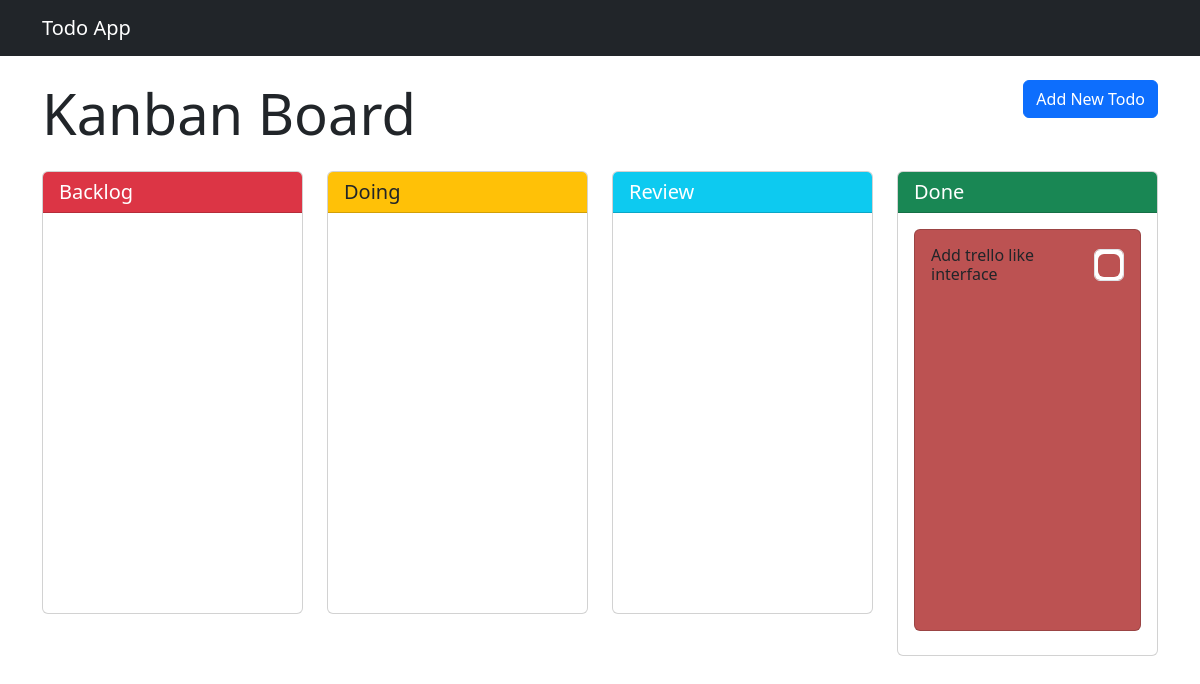
Page /todos/ on the earlier database version.
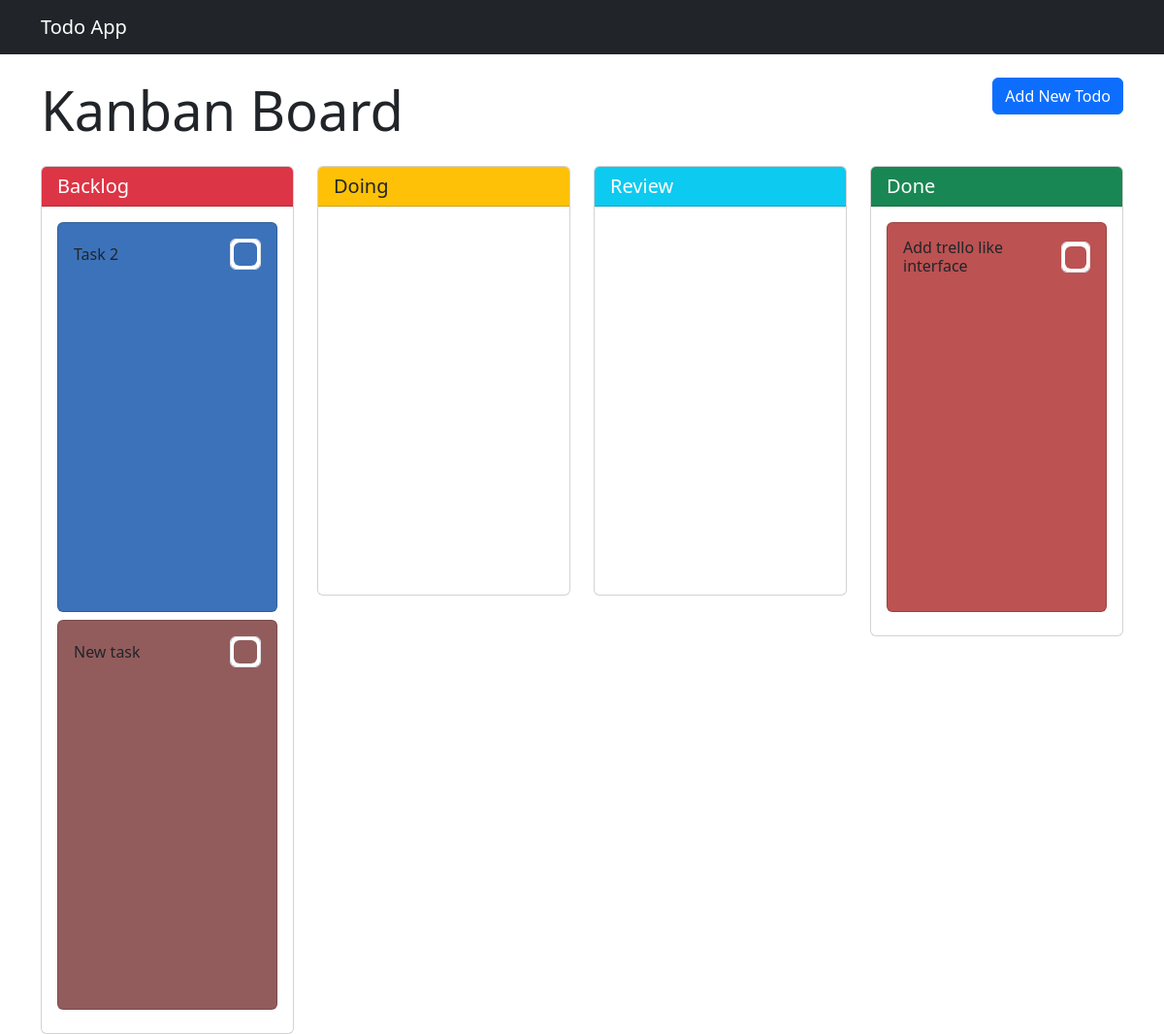
Same page on the later database version.
### todos/models.py (models this page shows, shortened)
class Todo(models.Model):
    STATUS_CHOICES = [
        ('backlog', 'Backlog'),
        ('doing', 'Doing'),
        ('review', 'Review'),
        ('done', 'Done'),
    ]
    title = models.CharField(max_length=200)
    description = models.TextField(blank=True)
    created_at = models.DateTimeField(auto_now_add=True)
    status = models.CharField(
        max_length=20,
        choices=STATUS_CHOICES,
        default='backlog'
    )
    card_color = models.CharField(max_length=7, default='#ffffff')  # Store color as hex code
    class Meta:
        ordering = ['-created_at']

### todos/views.py (the view)
# urls.py: path('', TodoListView.as_view(), name='todo-list'),
class TodoListView(ListView):
    model = Todo
    template_name = 'todos/kanban.html'
    context_object_name = 'todos'
    def get_context_data(self, **kwargs):
        context = super().get_context_data(**kwargs)
        context['todos_by_status'] = {
            'backlog': self.object_list.filter(status='backlog'),
            'doing': self.object_list.filter(status='doing'),
            'review': self.object_list.filter(status='review'),
            'done': self.object_list.filter(status='done'),
        }
        return context

### todos/templates/todos/kanban.html (shortened to what this page needs)
{% extends 'todos/base.html' %}
{% block content %}
<div class="row mb-3">
    <div class="col">
        <h1 class="display-4">Kanban Board</h1>
    </div>
    <div class="col text-end">
        <a href="{% url 'todo-create' %}" class="btn btn-primary">Add New Todo</a>
    </div>
</div>
<div class="row kanban-board">
    <div class="col-md-3">
        <div class="kanban-column" data-status="backlog">
            <div class="card">
                <div class="card-header bg-danger text-white">
                    <h5 class="card-title mb-0">Backlog</h5>
                </div>
                <div class="card-body" ondrop="drop(event)" ondragover="allowDrop(event)">
                    {% for todo in todos_by_status.backlog %}
                        <div class="card mb-2 todo-card" draggable="true" ondragstart="drag(event)" id="todo-{{ todo.id }}" style="background-color: {{ todo.card_color }}">
                            <div class="card-body">
                                <div class="d-flex justify-content-between align-items-center mb-2">
                                    <h6 class="card-title mb-0">{{ todo.title }}</h6>
                                    <input type="color" class="form-control form-control-color" value="{{ todo.card_color }}"
                                           onchange="updateCardColor({{ todo.id }}, this.value)" title="Choose card color">
                                </div>
                            </div>
                        </div>
                    {% endfor %}
                </div>
            </div>
        </div>
    </div>
    <div class="col-md-3">
        <div class="kanban-column" data-status="doing">
            <div class="card">
                <div class="card-header bg-warning">
                    <h5 class="card-title mb-0">Doing</h5>
                </div>
                <div class="card-body" ondrop="drop(event)" ondragover="allowDrop(event)">
                </div>
            </div>
        </div>
    </div>
    <div class="col-md-3">
        <div class="kanban-column" data-status="review">
            <div class="card">
                <div class="card-header bg-info text-white">
                    <h5 class="card-title mb-0">Review</h5>
                </div>
                <div class="card-body" ondrop="drop(event)" ondragover="allowDrop(event)">
                </div>
            </div>
        </div>
    </div>
    <div class="col-md-3">
        <div class="kanban-column" data-status="done">
            <div class="card">
                <div class="card-header bg-success text-white">
                    <h5 class="card-title mb-0">Done</h5>
                </div>
                <div class="card-body" ondrop="drop(event)" ondragover="allowDrop(event)">
                    {% for todo in todos_by_status.done %}
                        <div class="card mb-2 todo-card" draggable="true" ondragstart="drag(event)" id="todo-{{ todo.id }}" style="background-color: {{ todo.card_color }}">
                            <div class="card-body">
                                <div class="d-flex justify-content-between align-items-center mb-2">
                                    <h6 class="card-title mb-0">{{ todo.title }}</h6>
                                    <input type="color" class="form-control form-control-color" value="{{ todo.card_color }}"
                                           onchange="updateCardColor({{ todo.id }}, this.value)" title="Choose card color">
                                </div>
                            </div>
                        </div>
                    {% endfor %}
                </div>
            </div>
        </div>
    </div>
</div>
{% endblock %}

### todos/templates/todos/base.html (shortened to what this page needs)
<!DOCTYPE html>
<html lang="en">
<head>
    <link href="https://cdn.jsdelivr.net/npm/bootstrap@5.3.0/dist/css/bootstrap.min.css" rel="stylesheet">
</head>
<body>
    <nav class="navbar navbar-expand-lg navbar-dark bg-dark">
        <div class="container">
            <a class="navbar-brand" href="{% url 'todo-list' %}">Todo App</a>
        </div>
    </nav>
    <div class="container mt-4">
        {% block content %}
        {% endblock %}
    </div>
</body>
</html>

### todos/templates/todos/kanban.html (style rules this page uses)
.kanban-board { min-height: 600px; }
.kanban-column .card { height: 100%; }
.kanban-column .card-body { min-height: 400px; }
.todo-card { cursor: move; }
.form-control-color { width: 2rem; padding: 0.2rem; height: 2rem; }

Differences in the rows shown:
added Todo: title "Task 2", card_color "#3c72b9", shown under "Backlog"
added Todo: title "New task", card_color "#935c5c", shown under "Backlog"
